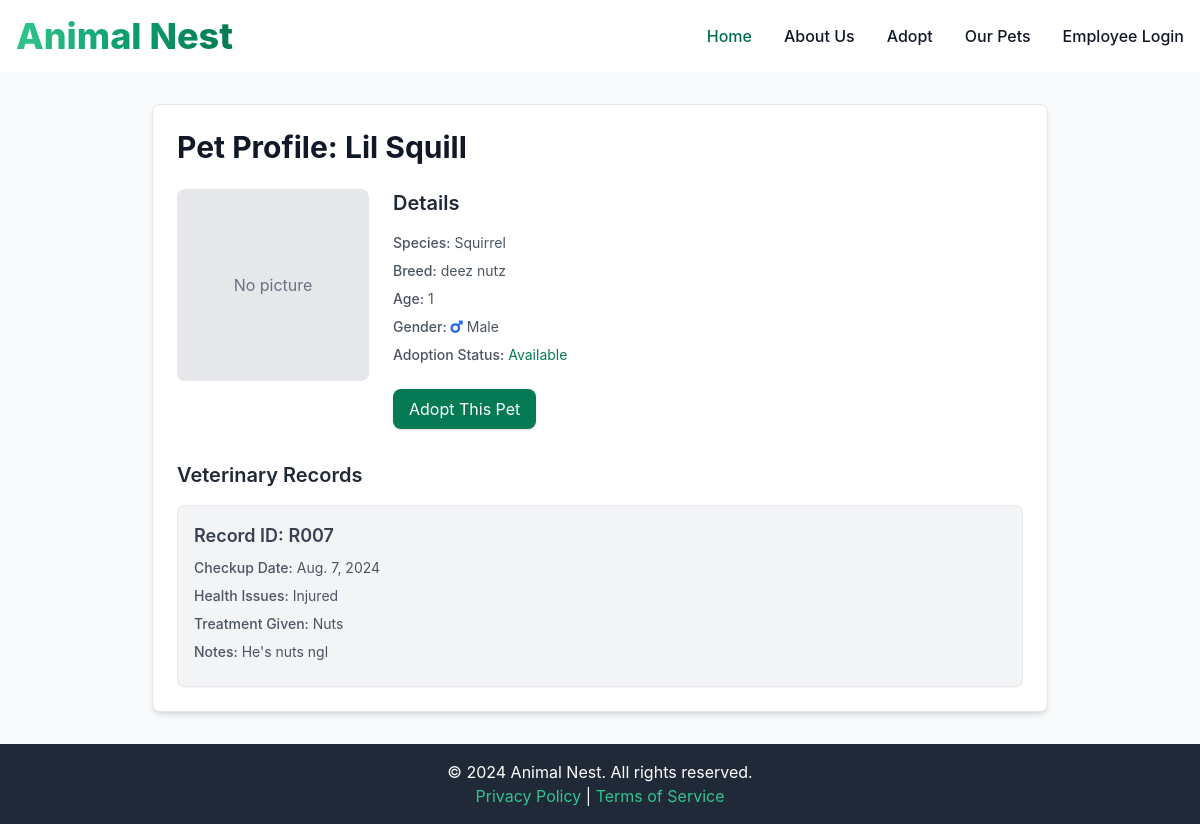
Screenshot of /pet/P007/ with the database file from the repository.
### app/models.py (models this page shows, shortened)
class Pet(models.Model):
    id = models.CharField(max_length=50, primary_key=True, editable=False)
    name = models.CharField(max_length=100)
    species = models.CharField(max_length=50)
    breed = models.CharField(max_length=50, blank=True, null=True)
    age = models.IntegerField(blank=True, null=True)
    gender = models.CharField(max_length=10, blank=True, null=True)
    date_of_arrival = models.DateField(default=timezone.now)
    adoption_status = models.CharField(max_length=20)
    picture = models.ImageField(upload_to='pets/', blank=True, null=True)

class VeterinaryRecord(models.Model):
    record_id = models.CharField(max_length=50, primary_key=True, editable=False)
    pet = models.ForeignKey(Pet, on_delete=models.CASCADE)
    checkup_date = models.DateField()
    health_issues = models.TextField(blank=True, null=True)
    treatment_given = models.TextField(blank=True, null=True)
    notes = models.TextField(blank=True, null=True)

### app/views.py (the view)
# urls.py: path('pet/<str:pet_id>/', views.pet_profile, name='pet_profile'),
def pet_profile(request, pet_id):
    pet = get_object_or_404(Pet, id=pet_id)
    return render(request, 'pet_profile.html', {'pet': pet})

### templates/pet_profile.html (shortened to what this page needs)
{% extends 'base.html' %}
{% block content %}
<div class="py-8 flex items-center justify-center min-h-screen bg-gray-50">
    <div class="w-full max-w-4xl p-4 bg-white border border-gray-200 rounded-lg shadow-md sm:p-6">
        <h1 class="text-3xl font-bold text-gray-900 mb-6">Pet Profile: {{ pet.name }}</h1>
        <div class="flex flex-col md:flex-row gap-6 mb-8">
            <div class="flex-shrink-0">
                {% if pet.picture %}
                    <img src="{{ pet.picture.url }}" alt="{{ pet.name }}" class="w-48 h-48 object-cover rounded-lg">
                {% else %}
                    <div class="w-48 h-48 bg-gray-200 rounded-lg flex items-center justify-center">
                        <span class="text-gray-500">No picture</span>
                    </div>
                {% endif %}
            </div>
            <div class="flex-grow">
                <h2 class="text-xl font-semibold text-gray-800 mb-4">Details</h2>
                <p class="text-sm text-gray-600 mb-2"><span class="font-medium">Species:</span> {{ pet.species }}</p>
                <p class="text-sm text-gray-600 mb-2"><span class="font-medium">Breed:</span> {{ pet.breed }}</p>
                <p class="text-sm text-gray-600 mb-2"><span class="font-medium">Age:</span> {{ pet.age }}</p>
                <p class="text-sm text-gray-600 mb-2"><span class="font-medium">Gender:</span>
                    {% if pet.gender == 'Male' %}
                        <i class="fas fa-mars text-blue-600"></i> Male
                    {% elif pet.gender == 'Female' %}
                        <i class="fas fa-venus" style="color: #ec4899;"></i> Female
                    {% else %}
                        {{ pet.gender }}
                    {% endif %}
                </p>
                <p class="text-sm text-gray-600 mb-2"><span class="font-medium">Adoption Status:</span>
                    {% if pet.adoption_status == 'Available' %}
                        <span class="text-green-600">{{ pet.adoption_status }}</span>
                    {% elif pet.adoption_status == 'Pending Adoption' %}
                        <span class="text-yellow-600">{{ pet.adoption_status }}</span>
                    {% elif pet.adoption_status == 'Adopted' %}
                        <span class="text-gray-600">{{ pet.adoption_status }}</span>
                    {% elif pet.adoption_status == 'Under Medical Care' %}
                        <span class="text-red-600">{{ pet.adoption_status }}</span>
                    {% else %}
                        {{ pet.adoption_status }}
                    {% endif %}
                </p>
                {% if pet.adoption_status == 'Available' %}
                    <button id="adoptPetBtn" class="mt-4 bg-green-600 text-white py-2 px-4 rounded-lg shadow hover:bg-green-700 focus:outline-none focus:ring-4 focus:ring-green-300">
                        Adopt This Pet
                    </button>
                {% endif %}
            </div>
        </div>
        <h2 class="text-xl font-semibold text-gray-800 mb-4">Veterinary Records</h2>
        {% if pet.veterinaryrecord_set.all %}
            <ul class="space-y-4">
                {% for record in pet.veterinaryrecord_set.all %}
                <li class="bg-gray-100 border border-gray-200 rounded-lg p-4 shadow-sm">
                    <h3 class="text-lg font-semibold text-gray-700 mb-2">Record ID: {{ record.record_id }}</h3>
                    <p class="text-sm text-gray-600 mb-2"><span class="font-medium">Checkup Date:</span> {{ record.checkup_date }}</p>
                    <p class="text-sm text-gray-600 mb-2"><span class="font-medium">Health Issues:</span> {{ record.health_issues|default:"None" }}</p>
                    <p class="text-sm text-gray-600 mb-2"><span class="font-medium">Treatment Given:</span> {{ record.treatment_given|default:"None" }}</p>
                    <p class="text-sm text-gray-600 mb-2"><span class="font-medium">Notes:</span> {{ record.notes|default:"None" }}</p>
                </li>
                {% endfor %}
            </ul>
        {% else %}
            <p class="text-gray-600">No veterinary records available for this pet.</p>
        {% endif %}
    </div>
</div>
{% endblock %}

### rows the page displays
Pet: name "Lil Squill", species "Squirrel", breed "deez nutz", age "1", adoption_status "Available"
VeterinaryRecord: record_id "R007", checkup_date "Aug. 7, 2024", health_issues "Injured", treatment_given "Nuts", notes "He's nuts ngl"
